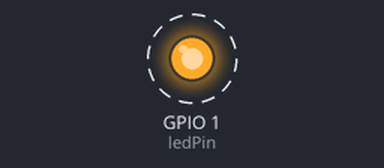
A program run on a simulated ESP32. On the bench: output pins drawn as LEDs (lit = HIGH). Dashed ring = blinking.

Above: at 0.5 s.
Timing chart, 0 to 4.6 s (numbered marks = the images above):
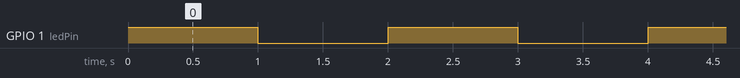

Measured:
- by itself, GPIO 1 (ledPin): alternates HIGH for 1.0 s and LOW for 1.0 s

The program:

main.cpp
```cpp
#include <Arduino.h>
#define LOG_LOCAL_LEVEL ESP_LOG_VERBOSE
#include "esp_log.h"

int ledPin = 1;

void setup()
{
  Serial.begin(115200);
  pinMode(ledPin, OUTPUT);
  // Serial.println("Hello from ESP32!");
  log_d("Total heap: %d", ESP.getHeapSize());
  log_d("Free heap: %d", ESP.getFreeHeap());
  log_d("Total PSRAM: %d", ESP.getPsramSize());
  log_d("Free PSRAM: %d", ESP.getFreePsram());
}

void loop()
{
  digitalWrite(ledPin, HIGH);
  delay(1000);
  digitalWrite(ledPin, LOW);
  delay(1000);
}
```
